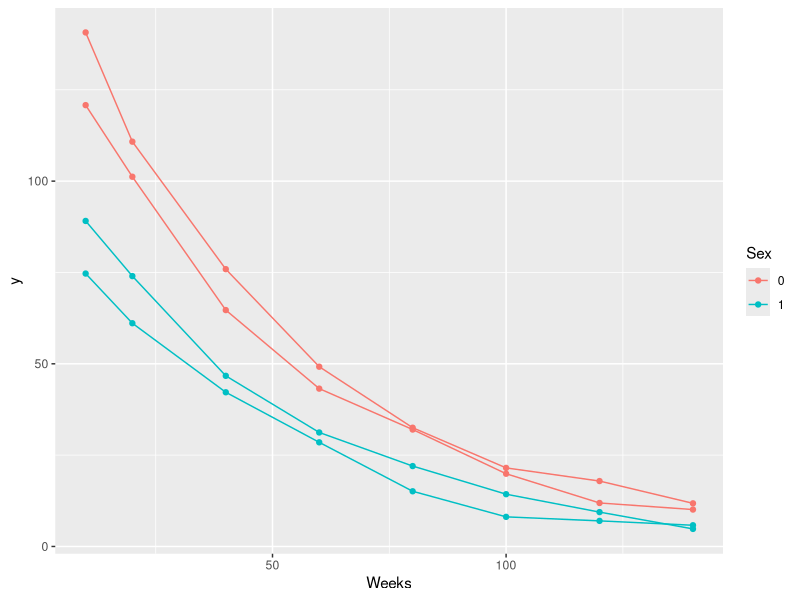
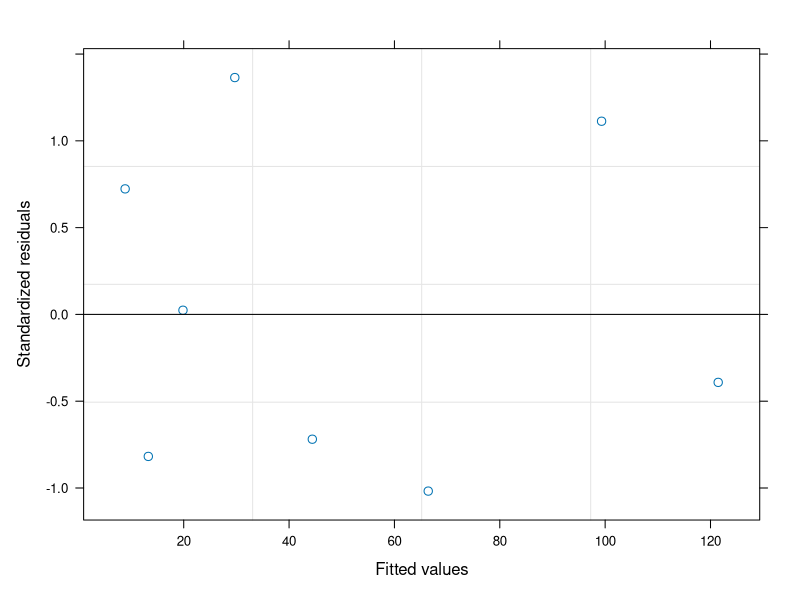
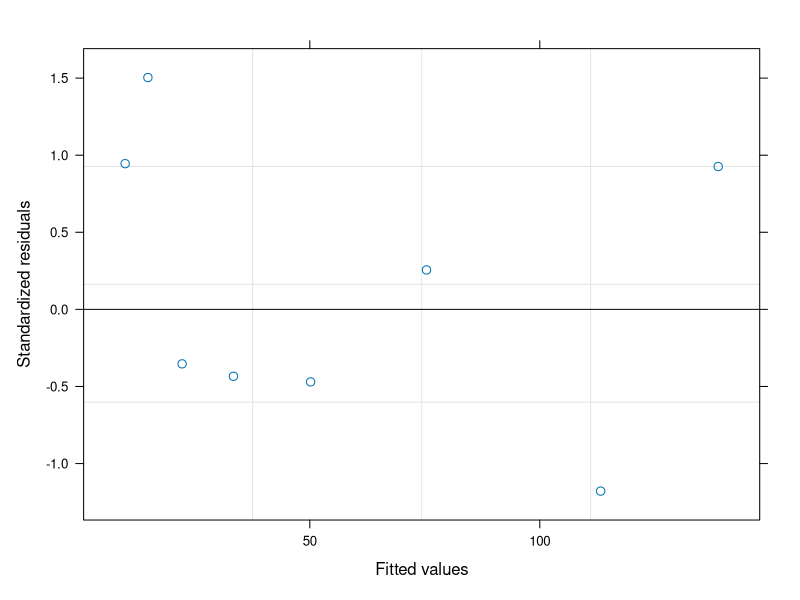
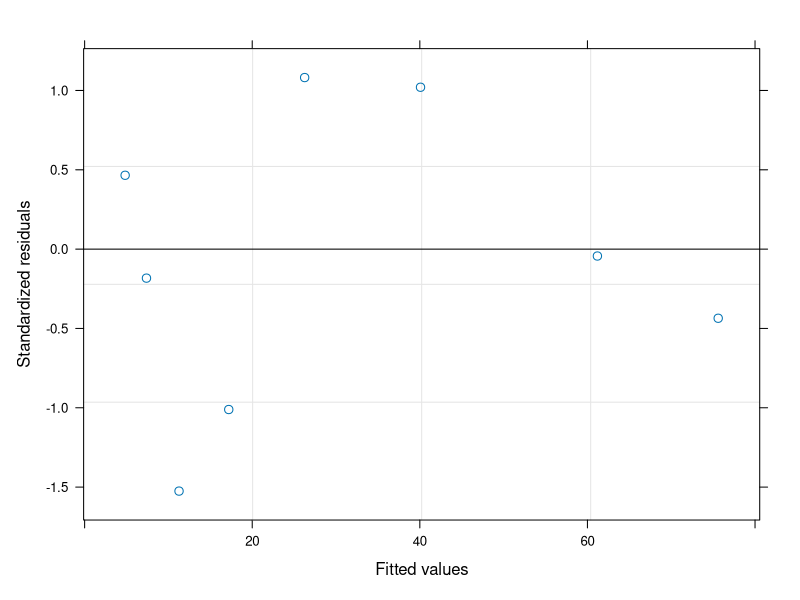
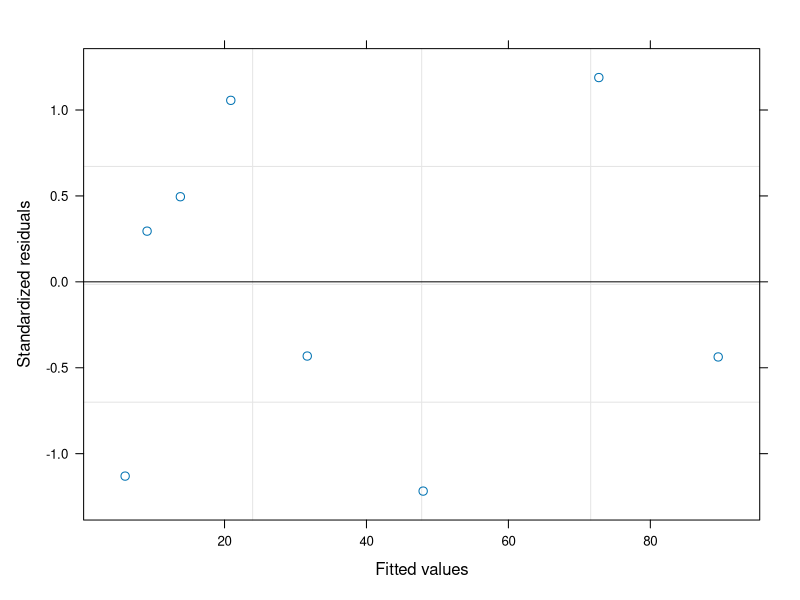
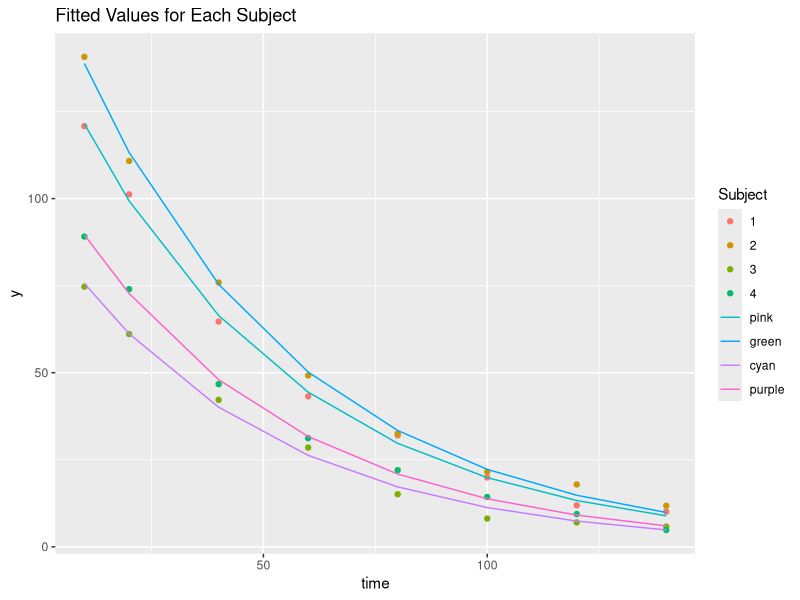
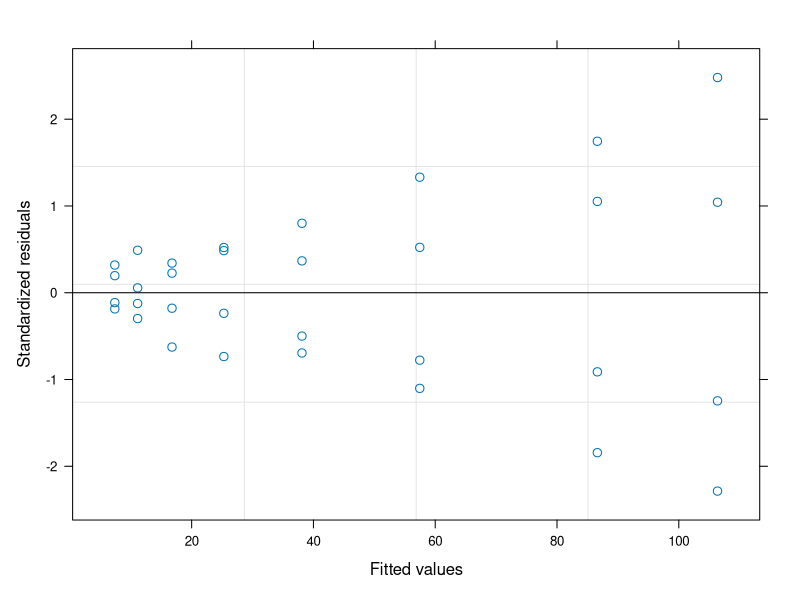
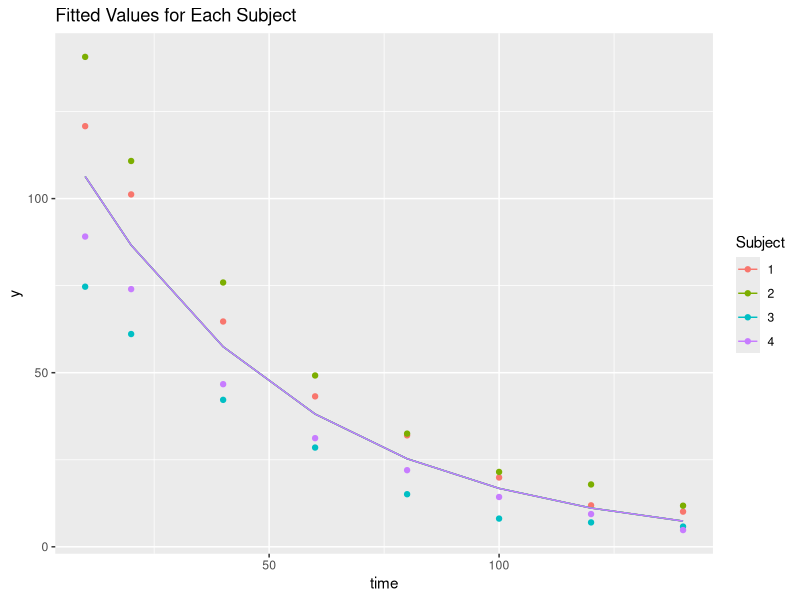

Write R code to recreate these figures, in order.
## ---- chunk 1
knitr::opts_chunk$set(echo = TRUE)
## ---- chunk 2

library(nlme)
#library(lmerTest)
library(ggplot2)
library(dplyr) # For filter
library(lattice)
# install.packages("sjPlot")
#library(sjPlot) # To use plot_model

## ---- chunk 3
rm(list = ls())

n=4 # Number of subjects
time=c(10,20,40,60,80,100,120,140)
y1=c(120.8,101.2,64.7,43.2,32.0,19.9,11.9,10.1)
y2=c(140.7,110.8,75.9,49.2,32.5,21.5,17.9,11.8)
y3=c(74.7,61.1,42.2,28.5,15.1,8.1,7.0,5.8)
y4=c(89.1,74.0,46.7,31.2,22.0,14.3,9.4,4.8)
y=c(y1,y2,y3,y4)
Sex=factor(c(rep(c(0,1),c(16,16)))) # 0 = Woman, 1 = Man
t=c(rep(time,4))
Subject=factor(rep(c(1,2,3,4),c(8,8,8,8)))

df = data.frame(y,Subject,Sex,t)

## ---- chunk 4
ggplot(df, aes(x = t, y = y, group = Subject, color = Sex)) + geom_line()+ geom_point() + xlab('Weeks')

## ---- chunk 5
M1 <- nls(y1 ~ Y0 * exp(-k*time), start = list(Y0=100,k=0.02))
M1
M2 <- nls(y2 ~ Y0 * exp(-k*time), start = list(Y0=100,k=0.02))
M2
M3 <- nls(y3 ~ Y0 * exp(-k*time), start = list(Y0=100,k=0.02))
M3
M4 <- nls(y4 ~ Y0 * exp(-k*time), start = list(Y0=100,k=0.02))
M4
## ---- chunk 6

# Residuals vs Fitted
plot(M1, which = 1)
plot(M2, which = 1)
plot(M3, which = 1)
plot(M4, which = 1)


# Plot general fit

# Extract fitted values
df$fittedM1 <- fitted(M1)
df$fittedM2 <- fitted(M2)
df$fittedM3 <- fitted(M3)
df$fittedM4 <- fitted(M4)

# Plot fitted

ggplot(df, aes(x = t, y = y, color = Subject)) +
  geom_point() +
  geom_line(aes(y = fittedM1, color = "pink")) + 
  geom_line(aes(y = fittedM2, color = "green")) +
  geom_line(aes(y = fittedM3, color = "cyan")) +
  geom_line(aes(y = fittedM4, color = "purple")) +
  labs(title = "Fitted Values for Each Subject", x = "time", y = "y")

## ---- chunk 7
M5 <- nls(y ~ Y0*exp(-k*t), start=c(Y0=100,k=0.02))
summary(M5)
## ---- chunk 8
# Residuals vs Fitted
plot(M5, which = 1)

# Extract fitted values
df$fittedM5 <- fitted(M5)

# Plot fitted

ggplot(df, aes(x = t, y = y, color = Subject)) +
  geom_point() +
  geom_line(aes(y = fittedM5)) +
  labs(title = "Fitted Values for Each Subject", x = "time", y = "y")
## ---- chunk 9
gd <- groupedData(y~t|Subject,data=df)
M6 <- nlme(y ~ y0*exp(-k*t), data = gd, 
           random=y0~1,
           fixed=y0+k~1,
           start = c(y0=100,k=0.02))
M6
random.effects(M6)  # ranefe(M6)
## ---- chunk 10
##
plot(t,y,col=Subject,ylim=c(0,160),xlim=c(0,140),xlab="Time (min)",ylab = "Conc.(mg/L)",las=1,pch=as.numeric(Sex))
legend("topright",c("Ind.1","Ind.2","Ind.3","Ind.4"),pch=c(1,1,2,2),col=1:4)


tt=seq(0,140)
y0r=M6$coefficients$random$Subject
y0r=y0r[order(as.numeric(row.names(y0r))),,drop=F]
y0f=M6$coefficients$fixed[1]
k1=M6$coefficients$fixed[2]
for(i in 1:n){
  yp=(y0f+y0r[i])*exp(-k1*tt)
  lines(tt,yp,col=i)
}
## ---- chunk 11
M7 <- nlme(y ~ y0*exp(-k*t), data = gd, 
           random=y0~1,
           fixed=c(y0~1+Sex,k~1),
           start = c(y0=100,Sex=0,k=0.02))
M7
random.effects(M7)  # ranefe(M7)
## ---- chunk 12
##
plot(t,y,col=Subject,ylim=c(0,160),xlim=c(0,140),xlab="Time (min)",ylab = "Conc.(mg/L)",las=1,pch=as.numeric(Sex))
legend("topright",c("Ind.1","Ind.2","Ind.3","Ind.4"),pch=c(1,1,2,2),col=1:4)


tt=seq(0,140)
yW=M7$coefficients$fixed[1]
yM=M7$coefficients$fixed[1]+M7$coefficients$fixed[2]
k =M7$coefficients$fixed[3]

yW=(yW)*exp(-k*tt)
lines(tt,yW,col=i)

yM=(yM)*exp(-k*tt)
lines(tt,yM,col=i)
  
## ---- chunk 13
##
anova(M6,M7)
  
## ---- chunk 14
M8 <- nlme(y ~ y0*exp(-k*t), data = gd, 
           random=y0 + k ~ 1,
           fixed=y0 + k ~ 1,
           start = c(y0=100,k=0.02))
M8
random.effects(M8)  # ranefe(M8)
summary(M8)
## ---- chunk 15
##
plot(t,y,col=Subject,ylim=c(0,160),xlim=c(0,140),xlab="Time (min)",ylab = "Conc.(mg/L)",las=1,pch=as.numeric(Sex))
legend("topright",c("Ind.1","Ind.2","Ind.3","Ind.4"),pch=c(1,1,2,2),col=1:4)


tt=seq(0,140)
y0r=M8$coefficients$random$Subject
y0r=y0r[order(as.numeric(row.names(y0r))),,drop=F]
y0f=M8$coefficients$fixed[1]
k1=M8$coefficients$fixed[2]
for(i in 1:n){
  yp=(y0f+y0r[i,1])*exp(-(k1+y0r[i,2])*tt)
  lines(tt,yp,col=i)
}
